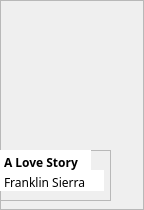
            <widget class="QFrame" name="book2">
             <property name="geometry">
              <rect>
               <x>159</x>
               <y>9</y>
               <width>144</width>
               <height>210</height>
              </rect>
             </property>
             <property name="frameShape">
              <enum>QFrame::StyledPanel</enum>
             </property>
             <property name="frameShadow">
              <enum>QFrame::Raised</enum>
             </property>
             <widget class="QLabel" name="image2">
              <property name="geometry">
               <rect>
                <x>0</x>
                <y>0</y>
                <width>111</width>
                <height>141</height>
               </rect>
              </property>
              <property name="text">
               <string/>
              </property>
              <property name="pixmap">
               <pixmap resource="Resources.qrc">:/images/book-covers/book11.png</pixmap>
              </property>
              <property name="scaledContents">
               <bool>true</bool>
              </property>
             </widget>
             <widget class="QFrame" name="frame_35">
              <property name="geometry">
               <rect>
                <x>0</x>
                <y>150</y>
                <width>111</width>
                <height>51</height>
               </rect>
              </property>
              <property name="frameShape">
               <enum>QFrame::StyledPanel</enum>
              </property>
              <property name="frameShadow">
               <enum>QFrame::Raised</enum>
              </property>
              <widget class="QPlainTextEdit" name="title2">
               <property name="geometry">
                <rect>
                 <x>0</x>
                 <y>0</y>
                 <width>91</width>
                 <height>21</height>
                </rect>
               </property>
               <property name="styleSheet">
                <string notr="true">font-weight: bold;
font-family: Baloo 2;
background: white;</string>
               </property>
               <property name="frameShape">
                <enum>QFrame::NoFrame</enum>
               </property>
               <property name="verticalScrollBarPolicy">
                <enum>Qt::ScrollBarAlwaysOff</enum>
               </property>
               <property name="tabChangesFocus">
                <bool>false</bool>
               </property>
               <property name="lineWrapMode">
                <enum>QPlainTextEdit::WidgetWidth</enum>
               </property>
               <property name="plainText">
                <string>A Love Story</string>
               </property>
               <property name="textInteractionFlags">
                <set>Qt::TextSelectableByKeyboard|Qt::TextSelectableByMouse</set>
               </property>
              </widget>
              <widget class="QPlainTextEdit" name="author2">
               <property name="geometry">
                <rect>
                 <x>0</x>
                 <y>20</y>
                 <width>104</width>
                 <height>21</height>
                </rect>
               </property>
               <property name="styleSheet">
                <string notr="true">font-family: Baloo 2;
background: white;</string>
               </property>
               <property name="frameShape">
                <enum>QFrame::NoFrame</enum>
               </property>
               <property name="verticalScrollBarPolicy">
                <enum>Qt::ScrollBarAlwaysOff</enum>
               </property>
               <property name="readOnly">
                <bool>true</bool>
               </property>
               <property name="plainText">
                <string>Franklin Sierra</string>
               </property>
              </widget>
             </widget>
            </widget>
